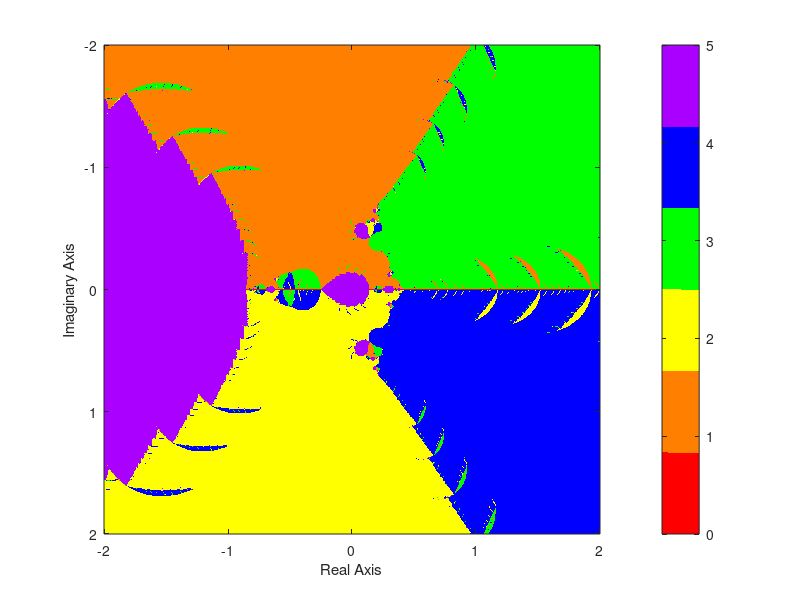

Reproduce this figure in MATLAB. (Note: this script raises an error after producing the figure.)
 clc;clear; close all;
% setup polynomial function
coefficients = [1 0 0 1 -1 1];
polynomialFunction = @(z) polyval(coefficients, z);

% setup the derivative of the polynomial function
coefficients_dot = polyder(coefficients);
coefficients_ddot = polyder(coefficients_dot);
polynomialDerivativeFunction = @(z) polyval(coefficients_dot, z);
polynomialSecondDerivativeFunction = @(z) polyval(coefficients_ddot, z);

% roots of the polynomial. roots uses a eigenvalues of a companion matrix approach.
% rootsOfPolynomial = roots(coefficients);

% exact roots
rootsOfPolynomial(1) = -1i;
rootsOfPolynomial(2) =  1i;
rootsOfPolynomial(3) =  (2^(2/3)*(3^(1/3) - 3^(5/6)*1i)*(69^(1/2) + 9)^(1/3))/12 + (2^(2/3)*3^(1/3)*(9 - 69^(1/2))^(1/3))/12 + (2^(2/3)*3^(5/6)*(9 - 69^(1/2))^(1/3)*1i)/12;
rootsOfPolynomial(4) =  (2^(2/3)*(3^(1/3) + 3^(5/6)*1i)*(69^(1/2) + 9)^(1/3))/12 + (2^(2/3)*3^(1/3)*(9 - 69^(1/2))^(1/3))/12 - (2^(2/3)*3^(5/6)*(9 - 69^(1/2))^(1/3)*1i)/12;
rootsOfPolynomial(5) = -(2^(2/3)*3^(1/3)*((69^(1/2) + 9)^(1/3) + (9 - 69^(1/2))^(1/3)))/6;

% Calculate a grid of starting points using the ndgrid format. x (real part)
% follow rows (1st dimension) and y follows the columns (2nd dimension).
% ndgrid is format is transpose of meshgrid format. meshgrid format is used
% for plotting surfaces.
nStartingPointReal = 1200;
nStartingPointImaginary = 1201;
startingPointReal = linspace(-2,2,nStartingPointReal)';
startingPointImaginary = linspace(-2,2+eps(2),nStartingPointImaginary)*1i;
startingPoint = startingPointReal + startingPointImaginary; % using singleton expansion

maxIterations = 100;
functionTolerance = 1e-14;
divideByZeroTolerance = 1000; % 1000*eps(p)

% setup for iteration
isConverged = false(nStartingPointReal, nStartingPointImaginary);
isDivideByZero = false(nStartingPointReal, nStartingPointImaginary);

whileFlag = true;
iteration = 0;
z = startingPoint;

% check if the starting value was already converged.
% polynomial is less then functionTolerance.
p = polynomialFunction(z(~isConverged));
isConverged(~isConverged) = abs(p) < functionTolerance;

% begin iteration
p = polynomialFunction(z(~isConverged));
while whileFlag
    % increment iteration number
    iteration = iteration + 1;
    
    p = polynomialFunction(z(~isConverged));
    
    % Calculate the derivative of the polynomial.
    % Check for divide by 0. If p_dot is close to machine precision
    % of p, then its a divide by 0 error. 
    % Stop all further iteration.
    p_dot = polynomialDerivativeFunction(z(~isConverged));
    isDivideByZeroIteration = abs(p_dot) < divideByZeroTolerance*eps(abs(p));
    isDivideByZero(~isConverged) = isDivideByZeroIteration;
    isConverged(~isConverged) = isDivideByZeroIteration;

    % Calculate step size to take.
    % For g(z) = z - alpha * P(z) / P'(z), the derivative is
    % g'(z) = 1 - alpha * (P'^2 - P*P'') / P'^2.
    % Let q = (P'^2 - P*P'') / P'^2, so g' = 1 - alpha*q.
    % For real q, the fixed-point condition |g'| < 1 is enforced by
    % leaving alpha = 1 alone when the Newton step is already stable.
    % When q > 0 we choose alpha = 2/q to place g' at the boundary,
    % and when q < 0 we choose alpha = 1/q to keep g' near zero.
    alpha = ones(size(p)); % initialize alpha
    p_ddot = polynomialSecondDerivativeFunction(z(~isConverged));
    pq = (p_dot.^2 - p.*p_ddot)./p_dot.^2;
    g_prime = 1 - pq;
    useStandardStep = abs(g_prime) < 1;
    pq_negative = pq < 0;
    alpha(~useStandardStep & pq_negative) = 1./pq(~useStandardStep & pq_negative);
    alpha(~useStandardStep & ~pq_negative) = 2./pq(~useStandardStep & ~pq_negative);

    % calculate Newton iteration on unconverged points.
    z(~isConverged) = z(~isConverged) -alpha(~isDivideByZeroIteration).*p(~isDivideByZeroIteration)./p_dot(~isDivideByZeroIteration);
    
    % check for convergence
    p = polynomialFunction(z(~isConverged));
    isConverged(~isConverged) = abs(p) < functionTolerance;
    
    % set while flag
    % all roots have converged or reached max iterations
    whileFlag = iteration <= maxIterations || all(all(~isConverged));
end

% successful roots
isRoot = isConverged & ~isDivideByZero;

% which root did newton's method converge too?
% calculate the difference between the converged root and the roots of the polynomial
% the smallest distance corresponds to the root index
zDiff = abs(z - reshape(rootsOfPolynomial,1,1,[])); % using singelton expansion
[rootErrors,rootIndex] = min(zDiff,[],3); % minimum along 3rd dimension
rootIndex(~isRoot) = 0;

% create the fractal image
% imagesc uses the meshgrid format where 
% x is the 2nd dimension 
% y is the first dimension
% therefore, transpose rootIndex because its in the ndgrid format
figure;
imagesc(startingPointReal', imag(startingPointImaginary), rootIndex')
c = prism(numel(rootsOfPolynomial)+1);
colormap(c);
xlabel("Real Axis"); ylabel("Imaginary Axis")
ylabel(colorbar('Ticks',1:numel(rootsOfPolynomial)),"Root Index")
hold on;
plot(rootsOfPolynomial,'ko','MarkerSize',10,'LineWidth',3)
title("Newton-Raphson Convergence for z^5+z^2-z+1 with Fixed-Point Step")
